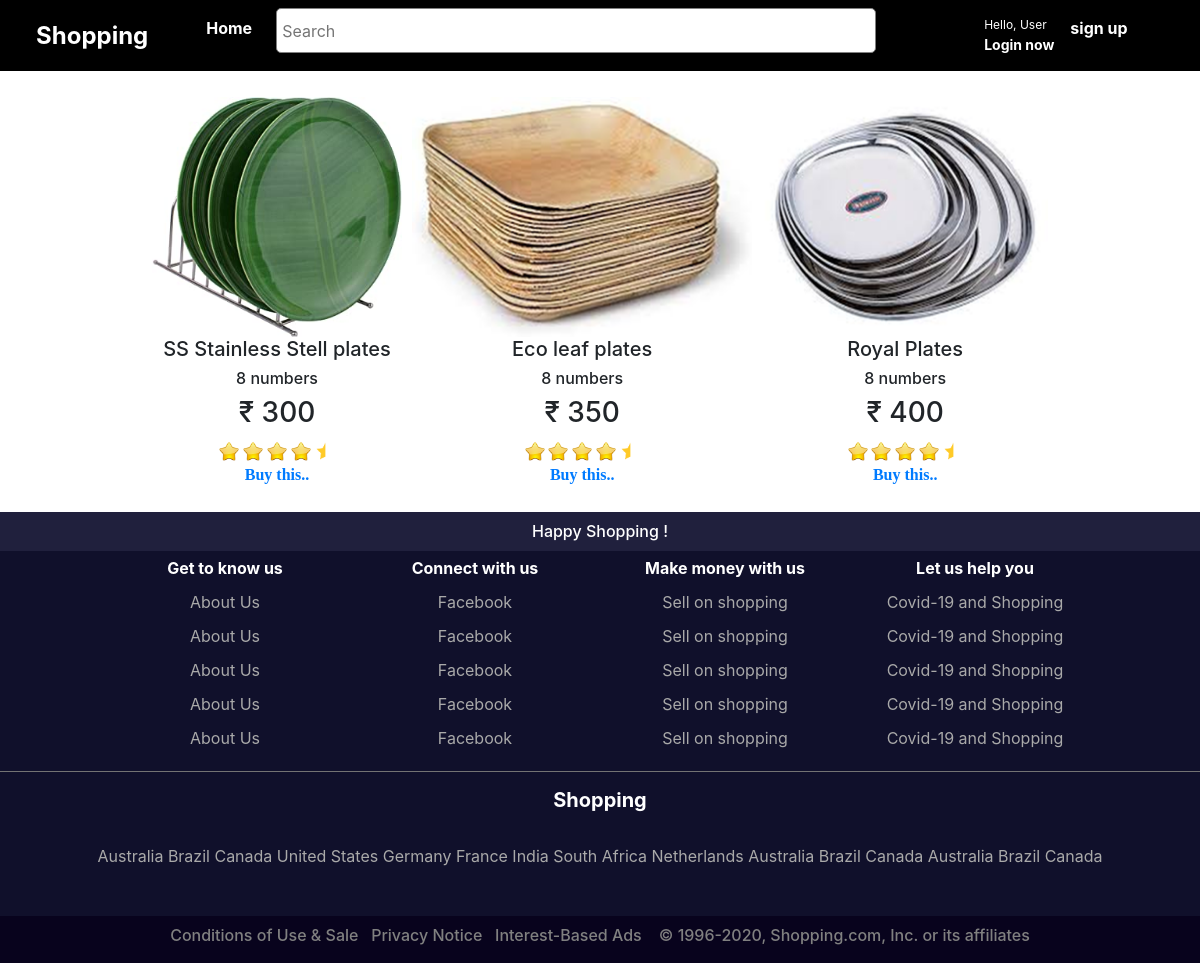
The app's page /plates with its own data.
### bookings/models.py (models this page shows, shortened)
class Product(models.Model):
    name = models.CharField(max_length=100,default='')
    poster = models.ImageField(upload_to = 'movie_posters',blank=True)
    description = models.CharField(max_length=1000,default='')
    rating = models.FloatField(default=4.5)
    basic_price = models.IntegerField(default=100)
    offer = models.BooleanField(default=False)
    offer_description = models.CharField(max_length=2000,default='',blank=True)
    language_CHOICES = [
    ('Suitcase', 'Suitcase'),
    ('Straws', 'Straws'),
    ('Plates', 'Plates'),
      ('Pen', 'Pen'),
    ('Towel', 'Towel'),
    ('Brush', 'Brush'),
    ]
    column_CHOICES = [
    ('1', '1'),
    ('2', '2'),
    ('3', '3'),
    ]
    Type = models.CharField(choices = language_CHOICES,max_length=100, default='')
    column_number = models.CharField(choices = column_CHOICES,max_length=100, default='')

### bookings/views.py (the view)
# urls.py: path('plates',views.platesHome.as_view(),name='plates'),
class platesHome(ListView):
    template_name = 'plateshome.html'
    model = models.Product
    context_object_name = 'movie'
    queryset = models.Product.objects.order_by('-id').reverse()

### templates/plateshome.html (shortened to what this page needs)
{% extends 'base.html' %}
{% load static %}
{% block body_block %}
<div class="container" style="padding:20px;">
<center>
<table>
  <thead>
    {% for i in movie %}
    {% if i.Type == "Plates" %}
    <th>
      <img src="{{i.poster.url}}" alt="" style="height:15em;">
    <br>
    <h5>{{i.name}}</h5>
    <h6>{{i.description}}</h6>
    <h3>₹ {{i.basic_price}}</h3>
    <img class="card-img-top" src="{% static 'images/star.ico' %}" style="width:20px;" alt="Card image cap">
    <img class="card-img-top" src="{% static 'images/star.ico' %}" style="width:20px;" alt="Card image cap">
    <img class="card-img-top" src="{% static 'images/star.ico' %}" style="width:20px;" alt="Card image cap">
    <img class="card-img-top" src="{% static 'images/star.ico' %}" style="width:20px;" alt="Card image cap">
    <img class="card-img-top" src="{% static 'images/halfstar.png' %}" style="width:20px;" alt="Card image cap">
    <br>
    <a href="{% url 'bookings:product_details' pk=i.pk%}" style="font-family: calibri;">Buy this..</a>
    </th>
    {% endif %}
    {% endfor %}
  </thead>
</table>
</center>
</div>
{% endblock %}

### templates/base.html (style rules this page uses)
body { background-color:rgb(235, 229, 229); }
td,th { padding:5px; width:250px; text-align: center; }

### templates/plateshome.html (style rules this page uses)
body { background-color: white; }

### records on screen
Product: poster (picture), name "SS Stainless Stell plates", description "8 numbers", basic_price "300"
Product: poster (picture), name "Eco leaf plates", description "8 numbers", basic_price "350"
Product: poster (picture), name "Royal Plates", description "8 numbers", basic_price "400"
